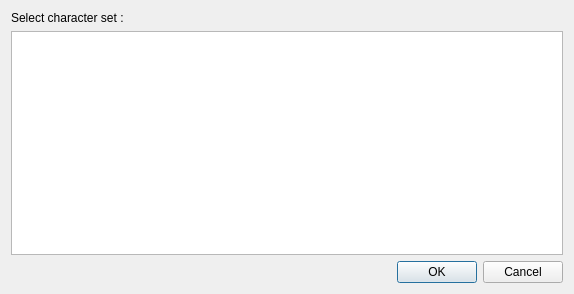
<?xml version="1.0" encoding="UTF-8"?>
<ui version="4.0">
 <class>SelectCharsetDialog</class>
 <widget class="QDialog" name="SelectCharsetDialog">
  <property name="geometry">
   <rect>
    <x>0</x>
    <y>0</y>
    <width>574</width>
    <height>294</height>
   </rect>
  </property>
  <property name="windowTitle">
   <string>Text Encoding</string>
  </property>
  <layout class="QVBoxLayout" name="verticalLayout">
   <item>
    <widget class="QLabel" name="label">
     <property name="text">
      <string>Select character set :</string>
     </property>
    </widget>
   </item>
   <item>
    <widget class="QListWidget" name="charsetListWidget"/>
   </item>
   <item>
    <widget class="QDialogButtonBox" name="buttonBox">
     <property name="orientation">
      <enum>Qt::Horizontal</enum>
     </property>
     <property name="standardButtons">
      <set>QDialogButtonBox::Cancel|QDialogButtonBox::Ok</set>
     </property>
    </widget>
   </item>
  </layout>
 </widget>
 <resources/>
 <connections>
  <connection>
   <sender>buttonBox</sender>
   <signal>accepted()</signal>
   <receiver>SelectCharsetDialog</receiver>
   <slot>accept()</slot>
   <hints>
    <hint type="sourcelabel">
     <x>248</x>
     <y>254</y>
    </hint>
    <hint type="destinationlabel">
     <x>157</x>
     <y>274</y>
    </hint>
   </hints>
  </connection>
  <connection>
   <sender>buttonBox</sender>
   <signal>rejected()</signal>
   <receiver>SelectCharsetDialog</receiver>
   <slot>reject()</slot>
   <hints>
    <hint type="sourcelabel">
     <x>316</x>
     <y>260</y>
    </hint>
    <hint type="destinationlabel">
     <x>286</x>
     <y>274</y>
    </hint>
   </hints>
  </connection>
 </connections>
</ui>
